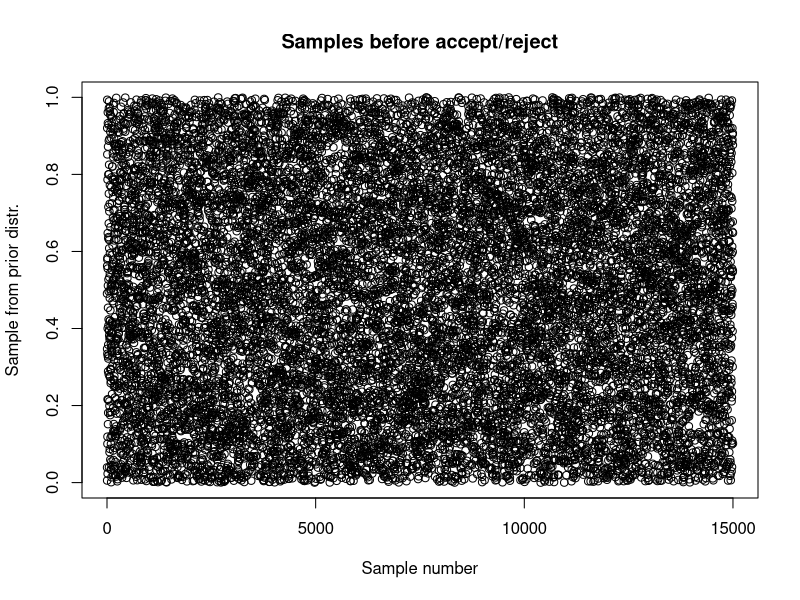
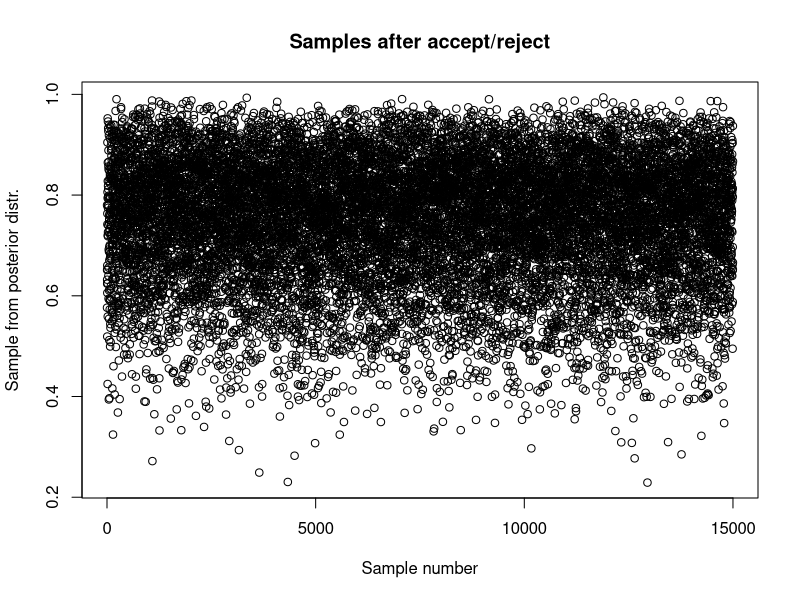
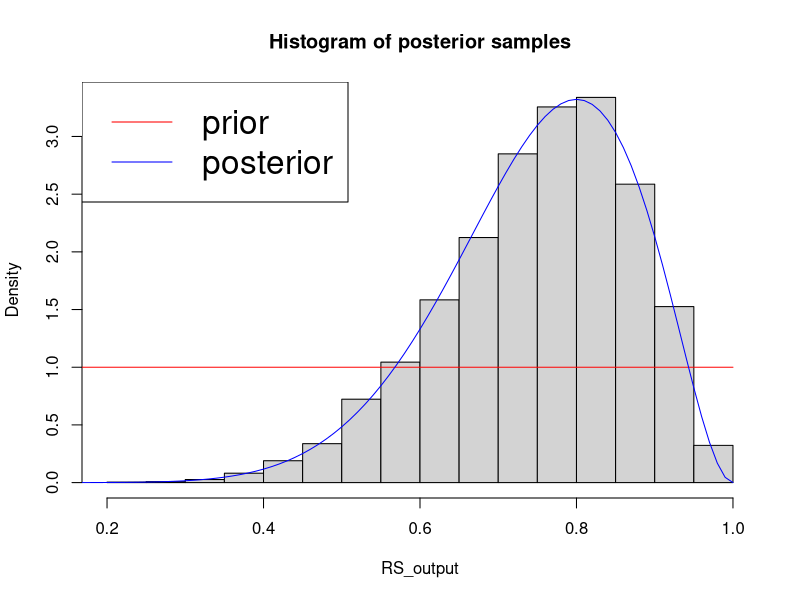

The R script that drew these images, in order:
## Assume you observe x_obs=8
n<-10
x_obs<-8

## We use rejection sampling to simulate the posterior distribution
## Step (1): Simulation of parameter "theta" from the prior distribution
## and X from the likelihood
theta<-runif(1)
x<-rbinom(1,size = n,prob=theta)

## Step (2): We accept theta if X=x_obs, otherwise repeat Step (1)
while(x!=x_obs){
  theta<-runif(1)
  x<-rbinom(1,size = n,prob=theta)
}

## theta is a sample from the posterior p(theta|sum(X)=x_obs)
theta

## Reiterate s times
s<-15000
RS_output<-rep(NA,s)
for (i in 1:s){
  theta<-runif(1)
  x<-rbinom(1,size = n,prob=theta)
  while(x!=x_obs){
    theta<-runif(1)
    x<-rbinom(1,size = n,prob=theta)
  }
  RS_output[i]<-theta
}

## Theta was simulated from a uniform distribution
## but the accept/reject mechanism transformed it in Beta(1,2)
## Comparison with theta without accept/reject:
plot(runif(s),main="Samples before accept/reject",xlab="Sample number",ylab="Sample from prior distr.")
plot(RS_output,main="Samples after accept/reject",xlab="Sample number",ylab="Sample from posterior distr.")

## Check that the sample with accept/reject come from the posterior
hist(RS_output,freq = F,main="Histogram of posterior samples")
lines(c(0,1),c(1,1),col="red")
lines(seq(0,1,by=0.01),dbeta(seq(0,1,by=0.01),
                             shape1 = 1+x_obs,
                             shape2 = 1+n-x_obs)
      ,col="blue")
legend(x = "topleft", legend = c("prior","posterior"),
        lty=c(1,1),col=c("red","blue"),cex=2)

